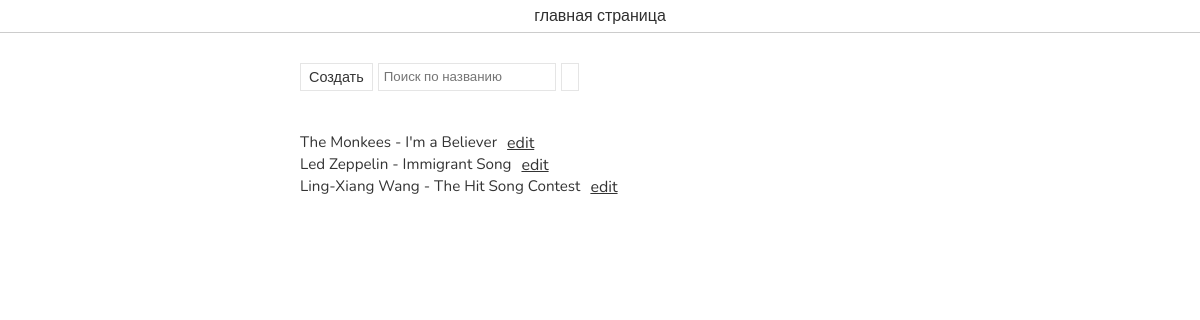
Page /editing/ (signed in) on the committed database.
### main/models.py (models this page shows, shortened)
class Song(models.Model):
    name = models.CharField(max_length=120)
    text = models.TextField(max_length=500, blank=True)
    page_cover = models.ImageField(upload_to='page-covers/', blank=True)
    song_cover = models.ImageField(upload_to='song-covers/', blank=True)
    notes = models.ImageField(upload_to='notes', blank=True)
    section = models.ManyToManyField(Section)
    audio_file = models.FileField(upload_to='audio/', blank=True)

### editing/views.py (the view)
# urls.py: path('', views.SongListView.as_view(), name='songlist'),
class SongListView(View):
    def get(self, request, *args, **kwargs):
        if request.user.is_authenticated == True:
            query = request.GET.get('q', '')
            songs = Song.objects.filter(Q(name__icontains=query))
            return render(request, 'editing/songlist.html', context={'songs': songs})
        else:
            return redirect('signin')

### editing/templates/editing/songlist.html (shortened to what this page needs)
<!DOCTYPE html>
{% load static %}
<html lang="en">
<head>
  <link rel="stylesheet" href="{% static "/main/style.css" %}">
    <link rel="stylesheet" href="{% static "/editing/style.css" %}">
  <link rel="stylesheet" href="https://unpkg.com/element-ui/lib/theme-chalk/index.css">
</head>
<body>
{% include "header.html" %}
<div class="edit-page">
    <aside>
        <a href="create">
            <button class="yellow-hover-block"> Создать</button>
        </a>
    </aside>
    <main>
        <form class="search-form" action="{% url 'songlist' %}" method="get">
            <input class="search-input" type="search" name="q" value="{{ query }}" placeholder="Поиск по названию">
            <button class="blue-hover-block" type="submit"></button>
        </form>
        <ul class="song-list">
            {% for song in songs %}
            <li>
                <h3>{{ song.name }}</h3>
                <a href="{% url 'edit' song.id %}">edit</a>
            </li>
            {% endfor %}
        </ul>
    </main>
</div>
</body>
</html>

### main/static/main/style.css (style rules this page uses)
* { box-sizing: border-box; }
body { background: url('https://png.pngtree.com/background/20210709/original/pngtree-bright-spot-light-effect-background-picture-image_616312.jpg'); background-size: cover; height: 100vh; width: 100%; background: 0; margin: 0; overflow: hidden; font-family: 'Nunito', sans-serif; color: rgba(0,0,0,.8); }
a { text-decoration: none; color: inherit; }
ul { list-style: none; padding: 0; display: flex; }
ul li { margin-right: 20px; }
button { padding: 5px 20px; border-radius: 3px; margin-bottom: 25px; color: rgba(0,0,0,.8); font-size: 1em; font-weight: 400; background: #ffffffa8; transition: .4s; border: 1px solid rgba(0,0,0,.1); font-family: inherit; width: 250px; text-align: left; cursor: pointer; display: flex; justify-content: space-between; position: relative; left: 50%; transform: translate(-50%, 0); user-select: none; }
a { text-decoration: none; }

### editing/static/editing/style.css (style rules this page uses)
body { height: auto; overflow-y: auto; }
form { margin-top: 20px; }
.edit-page { display: block; padding: 30px 25%; }
.edit-page button { padding: 3px 8px; font-size: .9em; left: 0; transform: none; display: inline-block; width: auto; border-radius: 0; float: left; margin-right: 5px; height: 28px; }
.song-list { display: block; }
.song-list li { display: flex; }
.song-list li h3 { margin: 0 10px 0 0; font-weight: 400; font-size: .95em; }
.song-list li a { text-decoration: underline; }
.edit-page .search-form { display: flex; margin: 0; }
.edit-page .search-form .search-input { margin-right: 5px; height: 28px; border: 1px solid rgba(0,0,0,.1); padding-left: 5px; font-family: inherit; }
.edit-page .search-form button { height: 28px; border-radius: 0; }

### rows in the picture
Song: name "The Monkees - I'm a Believer"
Song: name "Led Zeppelin - Immigrant Song"
Song: name "Ling-Xiang Wang - The Hit Song Contest"
